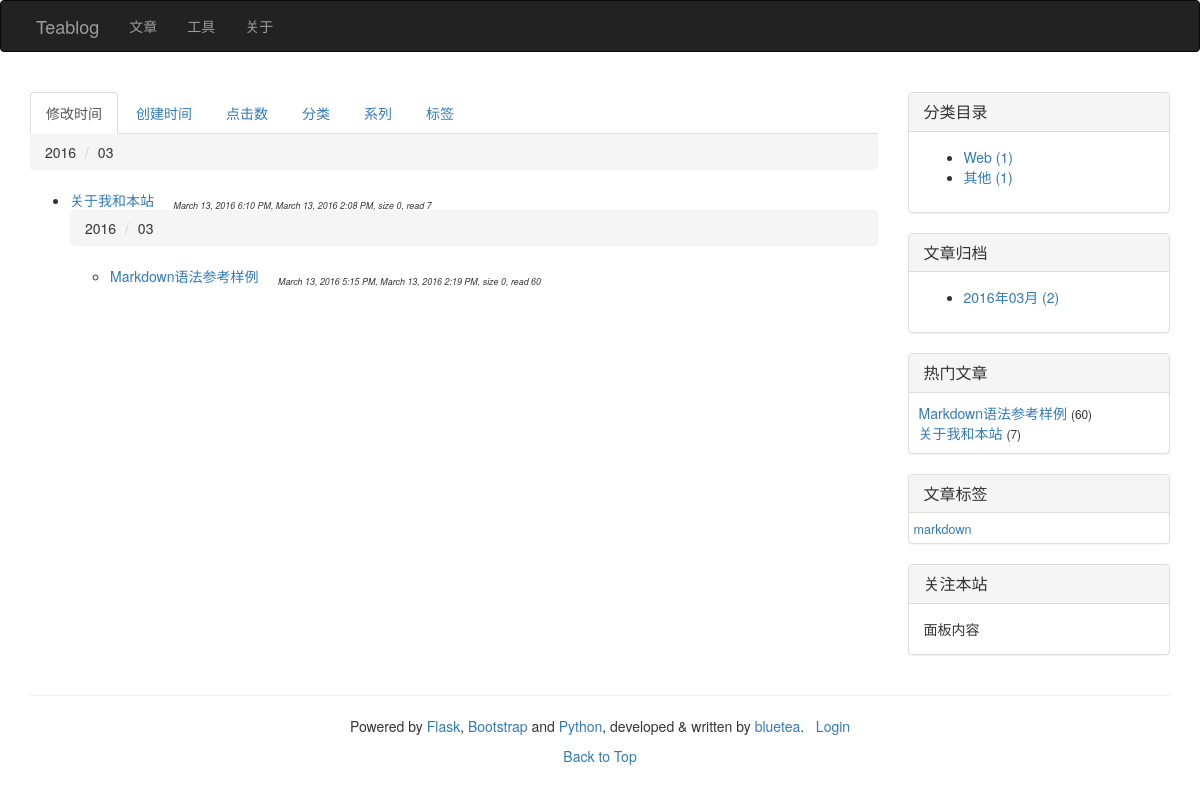
The page /articles on the database its author committed.
### index.py (models this page shows, shortened)
class Article(db.Model):
    __tablename__ = 'articles'
    id = db.Column(db.Integer, primary_key=True)
    title = db.Column(db.Unicode(128), unique=True, index=True, nullable=False)
    content = db.Column(db.UnicodeText) # plain-text or markdown
    content_html = db.Column(db.UnicodeText) # html
    content_pre = db.Column(db.UnicodeText) # several top lines for preview in 'index' page
    content_size = db.Column(db.Integer)
    time_created = db.Column(db.DateTime, index=True, default=datetime.now())
    time_modified = db.Column(db.DateTime, index=True, default=datetime.now())
    read_count = db.Column(db.Integer)
    private = db.Column(db.Boolean) # non-public, or hidden
    category_id = db.Column(db.Integer, db.ForeignKey('categories.id'))
    series_id = db.Column(db.Integer, db.ForeignKey('series.id'), nullable=True) # could be null
    tags = db.Column(db.Unicode(256), index=True, nullable=True) # space separated tag worlds

class Category(db.Model):
    __tablename__ = 'categories'
    id = db.Column(db.Integer, primary_key=True)
    name = db.Column(db.Unicode(32), unique=True, index=True, nullable=False)
    articles = db.relationship('Article', backref='category', lazy='dynamic')

### index.py (the view, shortened to what this page needs)
@app.route('/articles')
def articles():
    if session.get('articles_orders') is None:
        session['articles_orders'] = {
                'time_modified': 0,
                'time_created': 0,
                'read_count': 0,
                'content_size': 0,
                'category': 0,
                'series': 0,
                'tag': 0
            }
    articles = empty_metas = tags_cache = None
    by = request.args.get('by') or 'time_modified'   # make 'time_modified' default
    if by == 'time_modified':
        articles = Article.query.order_by(Article.time_modified.desc()).all()
    elif by == 'time_created':
        articles = Article.query.order_by(Article.time_created.desc()).all()
    elif by == 'read_count':
        articles = Article.query.order_by(Article.read_count).all()
        articles.reverse()
    elif by == 'content_size':
        articles = Article.query.order_by(Article.content_size).all()
    elif by == 'tag':
        tags_cache = update_tags_cache(reverse=session['articles_orders'][by])
    else:
        return page_not_found(Exception("Invalid list condition"))
    if by != 'tag' and session['articles_orders'][by]:
            articles.reverse()
    session['articles_orders'][by] = 1 - session['articles_orders'][by]
    return render_template('articles.html', articles=articles, by=by,
                            empty_metas=empty_metas, tags_cache=tags_cache)

### index.py (called while the page is built)
def update_tags_cache(articles=None, reverse=False):
    tags = {}
    if not articles:
        articles = Article.query.order_by(Article.title).all()
    for article in articles:
        if not article.tags:
            continue
        for tag in article.tags.split():
            tags.setdefault(tag, set())
            tags[tag].add(article)
    return sorted(tags.items(), reverse=reverse) # _list_ of item: ('tag', {art1, art2, ...})

### templates/articles.html (shortened to what this page needs)
{% extends 'base.html' %}
{% block page_content %}
<div>
    <ul class="nav nav-tabs">
        <li{% if by == 'time_modified' %} class="active"{% endif %}>
            <a href="{{ url_for('articles', by="time_modified") }}">修改时间</a>
        </li>
        <li{% if by == 'time_created' %} class="active"{% endif %}>
            <a href="{{ url_for('articles', by="time_created") }}">创建时间</a>
        </li>
        <li{% if by == 'read_count' %} class="active"{% endif %}>
            <a href="{{ url_for('articles', by="read_count") }}">点击数</a>
        </li>
        <li{% if by == 'category' %} class="active"{% endif %}>
            <a href="{{ url_for('articles', by="category") }}">分类</a>
        </li>
        <li{% if by == 'series' %} class="active"{% endif %}>
            <a href="{{ url_for('articles', by="series") }}">系列</a>
        </li>
        <li{% if by == 'tag' %} class="active"{% endif %}>
            <a href="{{ url_for('articles', by="tag") }}">标签</a>
        </li>
    </ul>
</div>
<div>
{% if by != 'tag' %}
{% set prev = None %}
{% for article in articles %}
{% if by == 'time_modified' %}
    {% if article.time_modified.month != prev %}
        <ol class="breadcrumb"><a name="{{ article.time_modified.year }}-{{ article.time_modified.month }}"></a>
            <li>{{ article.time_modified.year }}</li>
            <li>{{ "%02d"|format(article.time_modified.month) }}</li>
        </ol>
            <ul class="list">
        {% set prev = article.time_modified.month %}
    {% endif %}
{% endif %}
                <li>
                    <a href="{{ url_for('article', id=article.id) }}">{{ article.title }}</a>&nbsp;&nbsp;&nbsp;&nbsp;
                    <sub><small><cite>
                        {{ moment(article.time_modified).format('LLL') }},
                        {{ moment(article.time_created).format('LLL') }},
                        size {{ article.content_size }},
                        read {{ article.read_count }}
                    </cite></small></sub>
                </li>
{% endfor %}
{% endif %}
</div>
{% endblock %}

### templates/_macros.html (shortened to what this page needs)
{% macro widget_category(data, endpoint) %}
<div class="panel panel-default">
    <div class="panel-heading">
        <h3 class="panel-title">分类目录</h3>
    </div>
    <div class="panel-body">
        <ul>
            {% for category, num in data.items() %}
                <li>
                    <a href="{{ url_for(endpoint, by='category') }}#{{ category.name }}">
                        {{ category.name }} ({{ num }})
                    </a>
                </li>
            {% endfor %}
        </ul>
    </div>
</div>
{% endmacro %}
{% macro widget_archive(data, endpoint) %}
<div class="panel panel-default">
    <div class="panel-heading">
        <h3 class="panel-title">文章归档</h3>
    </div>
    <div class="panel-body">
        <ul>
            {% for year, months in data.items() %}
                {% for month, num in months.items() %}
                    <li>
                        <a href="{{ url_for(endpoint, by='time_created') }}#{{ year }}-{{ month }}">
                            {{ year }}年{{ "%02d"|format(month) }}月 ({{ num }})
                        </a>
                    </li>
                {% endfor %}
            {% endfor %}
        </ul>
    </div>
</div>
{% endmacro %}
{% macro widget_popular(data, endpoint) %}
<div class="panel panel-default">
    <div class="panel-heading">
        <h3 class="panel-title">热门文章</h3>
    </div>
    <div class="panel-body" style="padding: 10px 5px 10px 10px;">
        {% for article in data %}
        <a href="{{ url_for(endpoint, id=article.id) }}">{{ article.title|truncate(30, True) }}</a> <small>({{ article.read_count }})</small><br>
        {% endfor %}
    </div>
</div>
{% endmacro %}
{% macro widget_tags(data, endpoint) %}
    {% set num_min, num_max = data[0] %}
    {% set font_min, font_max = (90, 270) %}
    {% if num_min == num_max or num_min == -1 %}
    {%      set size_delta = 0 %}
    {% else %}
    {%      set size_delta = ((font_max - font_min) // (num_max - num_min)) %}
    {% endif %}
<div class="panel panel-default">
    <div class="panel-heading">
        <h3 class="panel-title">文章标签</h3>
    </div>
    <div class="panel-body" style="padding: 5px;">
        {% for tag_data in data[1:] %}
        <a href="{{ url_for(endpoint, by='tag') }}#{{ tag_data[0] }}">
            <span style="font-size:{{ (tag_data[1] - num_min) * size_delta + font_min }}%">{{ tag_data[0] }}<span>
        </a>&nbsp;
        {% endfor %}
    </div>
</div>
{% endmacro %}

### rows shown on the page
Article: time_modified.year "2016", time_modified.month "03", title "关于我和本站", time_modified "March 13, 2016 6:10 PM", time_created "March 13, 2016 2:08 PM", content_size "0", read_count "7"
Article: time_modified.year "2016", time_modified.month "03", title "Markdown语法参考样例", time_modified "March 13, 2016 5:15 PM", time_created "March 13, 2016 2:19 PM", content_size "0", read_count "60", tags "markdown"
Category: name "Web", num "1"
Category: name "其他", id "1"

### other values the page prints
{{ year }} "2016"
{{ "%02d"|format(month) }} "03"
{{ num }} "2"
